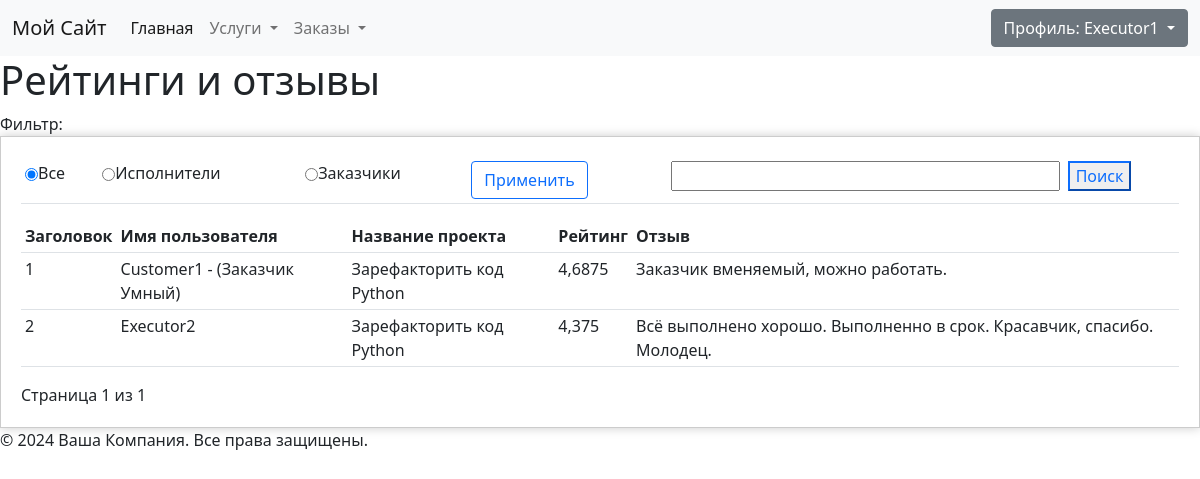
/ratings/all/ (signed in), run on the app's committed database.
### ratings/models.py (models this page shows, shortened)
class RatingOrder(models.Model):
    order = models.ForeignKey(
        to="freelance.Order",
        verbose_name="Заказ",
        on_delete=models.CASCADE,
        related_name="order_rating",
    )
    testimonial = models.TextField(verbose_name="Отзыв", blank=True, null=True)
    user = models.ForeignKey(
        to="freelance.UserProfile",
        verbose_name="Пользователь",
        on_delete=models.CASCADE,
        related_name="user_rating",
        null=True,
        blank=True,
    )
    order_rating = models.FloatField(verbose_name="Рейтинг", blank=True, null=True)
    class Meta:
        unique_together = ("order", "user")
        verbose_name = "Рейтинг"
        verbose_name_plural = "Рейтинги"

### freelance/models.py (models this page shows, shortened)
class UserProfile(models.Model):
    user = models.OneToOneField(
        User,
        on_delete=models.CASCADE,
        verbose_name="Пользователь",
        validators=[validate_slug],
    )
    phone = models.CharField(
        max_length=12, blank=True, null=True, verbose_name="Телефон"
    )
    rating = models.FloatField(default=5.0, verbose_name="Рейтинг")

class Order(models.Model):
    order_type = models.CharField(
        max_length=11,
        choices=Service.ServicesType.choices,
        default="design",
        verbose_name="Тип заказа",
    )
    title = models.CharField(max_length=255, verbose_name="Заголовок")
    description = models.TextField(verbose_name="Описание")
    created_at = models.DateTimeField(
        auto_now_add=True, verbose_name="Создан", null=True
    )
    updated_at = models.DateTimeField(auto_now=True, verbose_name="Обновлен", null=True)
    price = models.DecimalField(
        verbose_name="Стоимость", max_digits=10, decimal_places=2, default=0
    )
    customer = models.ForeignKey(
        Customer,
        on_delete=models.CASCADE,
        related_name="customers",
        blank=True,
        null=True,
        verbose_name="Заказчик",
    )
    executor = models.ForeignKey(
        Executor,
        on_delete=models.CASCADE,
        related_name="executors",
        blank=True,
        null=True,
        verbose_name="Исполнитель",
    )
    def __str__(self):
        return self.title or self.description or "Неизвестный заказ"
    class Meta:
        verbose_name = "Заказ"
        verbose_name_plural = "Заказы"

### ratings/views.py (the view, shortened to what this page needs)
# urls.py: path("all/", RatingListView.as_view(), name="rating_list"),
class RatingListView(LoginRequiredMixin, ListView):
    model = RatingOrder
    template_name = "ratings/rating_list.html"
    form_class = RatingForm
    success_url = reverse_lazy("ratings:rating_list")
    context_object_name = "ratings"
    paginate_by = 10
    def get(self, request, *args, **kwargs):
        search_query = request.GET.get("search", "").strip()
        if search_query:
            self.object_list = RatingOrder.objects.filter(
                user__user__username__icontains=search_query
            ).order_by("user__user__username")
        else:
            self.object_list = RatingOrder.objects.all().order_by(
                "user__user__username"
            )
        context = self.get_context_data()
        return self.render_to_response(context)

### freelance/templatetags/custom_tags.py (called while the page is built)
@register.filter(name='has_group')
def has_group(user, group_name):
    return Group.objects.get(name=group_name).user_set.filter(id=user.id).exists()

### templates/ratings/rating_list.html (shortened to what this page needs)
{% extends 'basic/base.html' %}
{% block content %}
<h1>Рейтинги и отзывы</h1>
<div class="services">
    <div>
        Фильтр:
        <form action="{% url 'ratings:rating_list' %}" method="post">
            <table class="table table-sm">
                <tr>
                    <td>
                        <input type="radio" class="btn btn-outline-primary" name="filter" value="all" checked>Все
                    </td>
                    <td>
                        <input type="radio" class="btn btn-outline-primary" name="filter" value="executor">Исполнители
                    </td>
                    <td>
                        <input type="radio" class="btn btn-outline-primary" name="filter" value="customer">Заказчики
                    </td>
                    <td>
                        <input class="btn btn-outline-primary" type="submit" value="Применить">
                    </td>
        </form>
        <form action="{% url 'ratings:rating_list' %}" method="get">
            <td><input type="text" name="search" value="{{ request.GET.search }}"></td>
            <td><input class="btm btn-outline-primary" type="submit" value="Поиск"></td>
        </form>
    </div>
    <table class="table table-sm">
        <tr>
            <th>Заголовок</th>
            <th>Имя пользователя</th>
            <th>Название проекта</th>
            <th>Рейтинг</th>
            <th>Отзыв</th>
        </tr>
        {% for rating in ratings.all %}
        <tr>
            <td>{{ forloop.counter }}</td>
            <td>{{ rating.user.user.username }}
                {% if rating.user.user.first_name or rating.user.user.last_name %}
                - ({{ rating.user.user.first_name }} {{ rating.user.user.last_name }})
                {% endif %}
            </td>
            <td>{{ rating.order }}</td>
            <td>{{ rating.user.rating }}</td>
            <td>{{ rating.testimonial }}</td>
        </tr>
        {% endfor %}
    </table>
    <div class="pagination">
        <span class="step-links">
            <span class="current">
                Страница {{ page_obj.number }} из {{ page_obj.paginator.num_pages }}
            </span>
        </span>
    </div>
</div>
{% endblock %}

### templates/basic/includes/login.html (shortened to what this page needs)
{% load custom_tags %}
{% if user.is_authenticated%}
<div class="dropdown">
    <button class="btn btn-secondary dropdown-toggle" type="button" id="dropdownMenuButton1"
        data-bs-toggle="dropdown" aria-expanded="false">
        Профиль: {{ user.username }}
    </button>
</div>
{% endif %}

### static/css/custom.css (style rules this page uses)
form { max-width: auto; margin: auto; padding: 20px; border: 1px solid #ccc; box-shadow: 0 0 10px #ccc; }
form input[type="text"], form input[type="password"], form select { width: 100%; }

### data on the page
RatingOrder: user.user.username "Customer1", user.user.first_name "Заказчик", user.user.last_name "Умный", order "Зарефакторить код Python", user.rating "4,6875", testimonial "Заказчик вменяемый, можно работать."
RatingOrder: user.user.username "Executor2", order "Зарефакторить код Python", user.rating "4,375", testimonial "Всё выполнено хорошо. Выполненно в срок. Красавчик, спасибо. Молодец."

### other printed values
{{ user.username }} "Executor1"
{{ page_obj.number }} "1"
{{ page_obj.paginator.num_pages }} "1"
